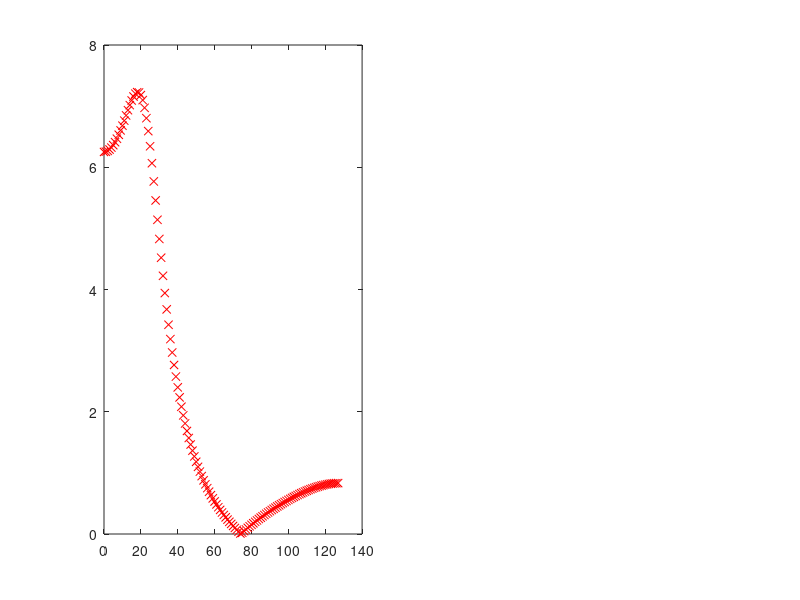

This chart was generated by the following MATLAB code: (Note: this script raises an error after producing the figure.)
%IIR from impulse response, using stmcb
fs=256; %sampling frequency in Hz
fmx=128; %input bandwidth in Hz
F=0:1:fmx-1; %response frequencies 0,1,2...Hz
%desired IIR response:
numd=[1 0.5 1];
dend=[1 -0.9 0.1 0.2];
H=freqz(numd,dend,F,fs); %IIR frequency response
[h,th]=impz(numd,dend,64,fs); %impulse response

subplot(1,2,1)
plot(F,abs(H),'rx'); hold on;
na=3; %IIR denominator degree
nb=2; %IIR numerator degree
[mnumd,mdend]=stmcb(h, nb,na); %IIR filter modelling
HM=freqz(mnumd,mdend,F,fs); %IIR model frequency response
plot(F,abs(HM),'k');
title('frequency response'); xlabel('Hz');

subplot(1,2,2)
plot(th,h,'rx'); hold on;
[mh,mth]=impz(mnumd,mdend,64,fs);
plot(mth,mh,'k');
axis([-0.02 0.25 -0.5 2.5]);
title('impulse response'); xlabel('seconds');
